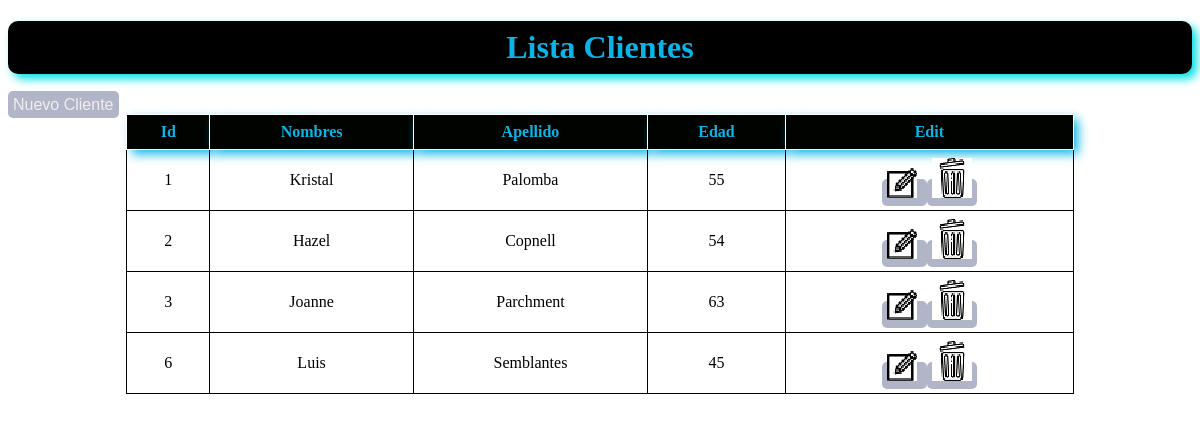
The app's page /lista_clientes.php with its own data.
### tables this page shows
CREATE TABLE IF NOT EXISTS `clientes` (
  `cli_id` int(11) NOT NULL AUTO_INCREMENT,
  `cli_nombres` varchar(50) NOT NULL DEFAULT '',
  `cli_apellidos` varchar(50) NOT NULL DEFAULT '',
  `cli_edad` int(11) NOT NULL,
  PRIMARY KEY (`cli_id`)
);

### Conection.php (called while the page is built, shortened)
<?php
class Conection{
	function __construct(){
		$this->con=mysqli_connect('localhost','root','','primero');
	}
}
?>

### Clientes.php (called while the page is built, shortened)
<?php
require_once('Conection.php');
class Clientes extends Conection{
 function lista_clientes(){
 $resultado=$this->con->query("SELECT * FROM Clientes ");
 return $resultado->fetch_all(MYSQLI_ASSOC);
 }
}
?>

### lista_clientes.php (the view, shortened to what this page needs)
<?php
require_once('Clientes.php');
$Clientes=new Clientes();
$rest=$Clientes->lista_clientes();
?>
<!DOCTYPE html>
<html lang="en">
<head>
</head>
<body>
	<h1>Lista Clientes</h1>
	<a href="formulario_clientes.php">Nuevo Cliente</a>
	<table align="center">
		<tr>
			<th style="background:#000300;color:#09B5E7;">Id</th>
			<th style="background:#000300;color:#09B5E7;">Nombres</th>
			<th style="background:#000300;color:#09B5E7;">Apellido</th>
			<th style="background:#000300;color:#09B5E7;">Edad</th>
			<th style="background:#000300;color:#09B5E7;">Edit</th>
		</tr>
		<?php
		foreach ($rest as $r) {
			echo "<tr>
			  <td>{$r['cli_id']}</td>
              <td>{$r['cli_nombres']}</td>
              <td>{$r['cli_apellidos']}</td>
              <td>{$r['cli_edad']}</td>
             <td>
              <a href='formulario_clientes.php?cli_id={$r["cli_id"]}'>
              <img/src= 'descarga.png'>
              </a>
              <a href='acciones_clientes.php?cli_id={$r["cli_id"]}'  onclick='return validar()' >
              <img/src= 'elim.png'>
              </a>
              </td>
			</tr>";
		}
		?>
	</table>
</body>
</html>

### lista_clientes.php (style rules this page uses)
h1 { text-align:center; color:#09B5E7; padding: 8px; background: black; box-shadow:5px 5px 10px #02DFE3; border-radius:10px; }
th { text-align:center; color:#f6f740; padding: 8px; background: black; border: solid 1px white; box-shadow:5px 5px 10px #09B5E7; }
td { padding: 8px; border: solid 1px black; }
table { width:80%; border-collapse: collapse; text-align:center; border-radius:5px; }
tr { border-radius:10px; border: solid 1px black; }
a { background:#b1b5c8 ; color:#F2EDED; text-decoration:none; padding:5px; font-family: Arial; border-radius:5px; }

### records on screen
clientes: cli_id "1", cli_nombres "Kristal", cli_apellidos "Palomba", cli_edad "55"
clientes: cli_id "2", cli_nombres "Hazel", cli_apellidos "Copnell", cli_edad "54"
clientes: cli_id "3", cli_nombres "Joanne", cli_apellidos "Parchment", cli_edad "63"
clientes: cli_id "6", cli_nombres "Luis", cli_apellidos "Semblantes", cli_edad "45"
